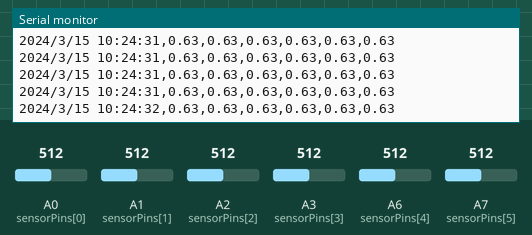
Bench run of a sketch on a simulated Arduino Nano, built with avr-gcc and run on an emulated ATmega328P. On the bench: the last lines printed to the serial monitor. Inputs (shaded band) come from the test bench; at power-on: A0 (sensorPins[0]) = 512, A1 (sensorPins[1]) = 512, A2 (sensorPins[2]) = 512, A3 (sensorPins[3]) = 512, A6 (sensorPins[4]) = 512, A7 (sensorPins[5]) = 512. The local clock reads 2024-03-15 10:24:30 at power-on unless the sketch sets it.

Above: at 2.2 s.
2.3 s: A0 (sensorPins[0]) set to 716
At 2.39 s:
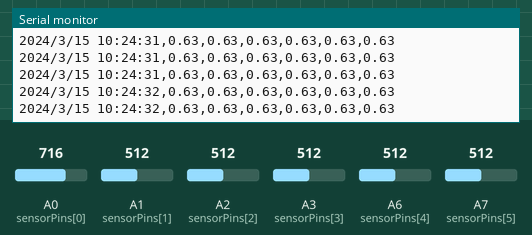
3.8 s: A1 (sensorPins[1]) set to 716
At 3.83 s:
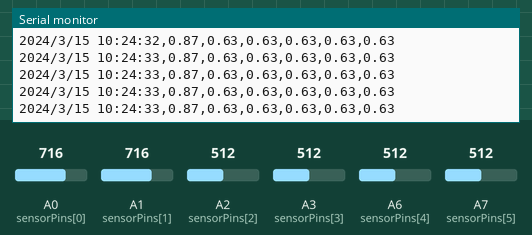
5.3 s: A2 (sensorPins[2]) set to 716
At 5.47 s:
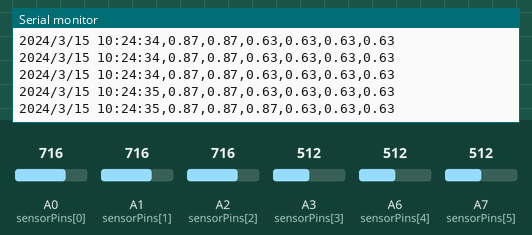
6.8 s: A3 (sensorPins[3]) set to 716
At 6.9 s:
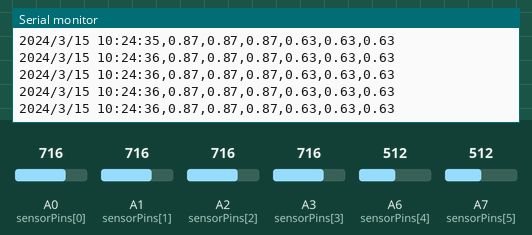
8.3 s: A6 (sensorPins[4]) set to 716
At 8.34 s:
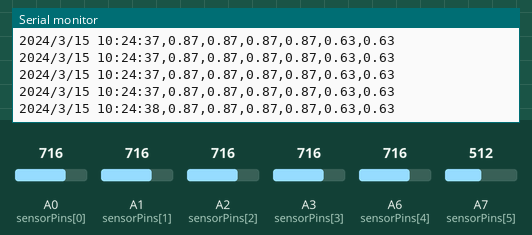
9.8 s: A7 (sensorPins[5]) set to 716
At 9.98 s:
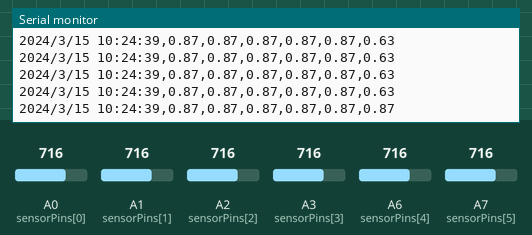
Timing chart, 0 to 12.3 s (numbered marks = the images above; inputs shaded):
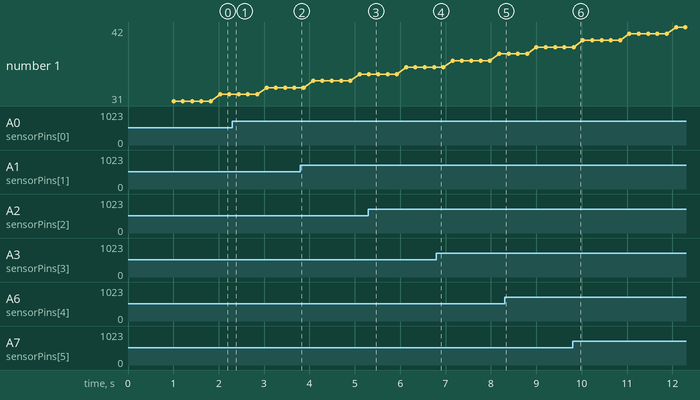

The sketch:

valvometer_0.1.1.ino
```cpp
 #include "RTClib.h"

RTC_PCF8523 rtc;

const int sensorPins[] = {A0, A1, A2, A3, A6, A7}; // Array of sensor pins
const int numSensors = sizeof(sensorPins) / sizeof(sensorPins[0]); // Calculate the number of sensors

void setup() {
  Serial.begin(57600); // Start serial communication
  while (!Serial) {
    delay(10); // Wait for serial connection
  }
  Serial.println("Serial connection established");
  delay(1000);

  // Initialize RTC
  if (!rtc.begin()) {
    Serial.println("Couldn't find RTC");
    Serial.flush();
    while (1) delay(10);
  }

  if (!rtc.initialized() || rtc.lostPower()) {
    Serial.println("RTC is NOT initialized, let's set the time!");
    rtc.adjust(DateTime(F(__DATE__), F(__TIME__)));
  }

  rtc.start();
  calibrateRTC(0, 7);
}

void loop() {
  // Create array of hall sensor values, read and convert to voltage
  float hallVoltages[numSensors];
  for (int i = 0; i < numSensors; i++) {
    int hallAnalog = analogRead(sensorPins[i]);
    hallVoltages[i] = hallAnalog * (5.0 / 4095.0);
  }

  // Get RTC time
  DateTime now = rtc.now();
  Serial.print(now.year(), DEC);
  Serial.print('/');
  Serial.print(now.month(), DEC);
  Serial.print('/');
  Serial.print(now.day(), DEC);
  Serial.print(' ');
  Serial.print(now.hour(), DEC);
  Serial.print(':');
  Serial.print(now.minute(), DEC);
  Serial.print(':');
  Serial.print(now.second(), DEC);
  for (int i = 0; i < numSensors; i++) {
    Serial.print(',');
    Serial.print(hallVoltages[i]);
  }
  Serial.println();
  delay(200);
}

// Function to calibrate RTC in setup
void calibrateRTC(float drift, int observationDays) {
  float period_sec = observationDays * 86400; // total observation period in seconds
  float deviation_ppm = (drift / period_sec * 1000000); // calculates deviation (ppm) based on drift and period
  float drift_unit = 4.34; // sets drift unit based on the calibration mode (every two hours)
  int offset = round(deviation_ppm / drift_unit); // calculates offset required for calibration

  //rtc.calibrate(PCF8523_TwoHours, offset);  // calibrate RTC
  //rtc.calibrate(PCF8523_TwoHours, 0);  // uncomment this line to cancel previous calibration

  Serial.print("Offset is "); Serial.println(offset);
}
```

Measured:
- after the input at 5.3 s, the serial monitor: prints a new line at once (image 3)
- after the input at 9.8 s, the serial monitor: prints a new line at once (image 6)
